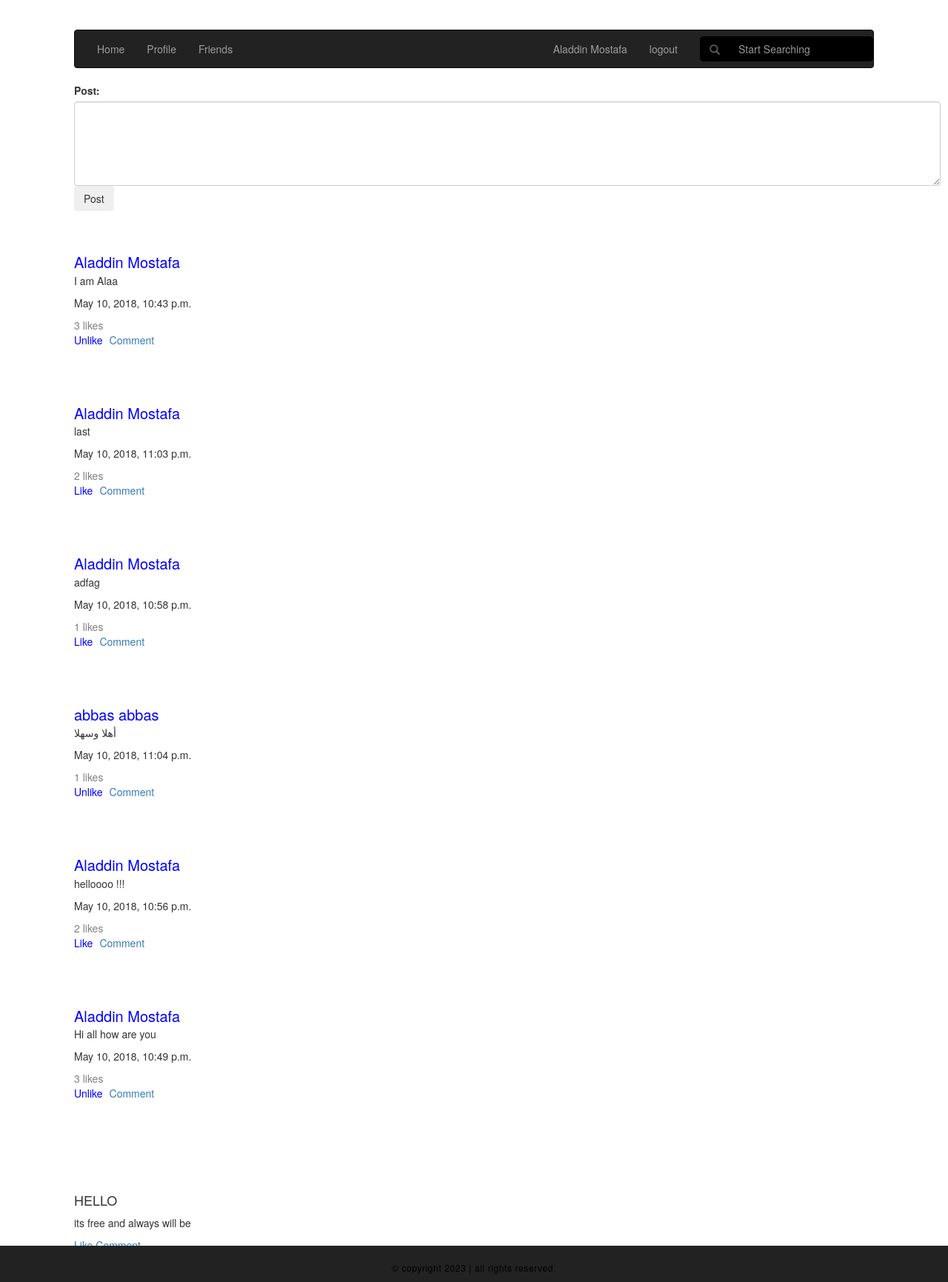
/ (signed in), run on the app's committed database.
### social_network/models.py (models this page shows)
class CustomUser(AbstractUser):
    friends = models.ManyToManyField('self')
    username = models.CharField(max_length=100, unique=True)
    password = models.CharField(max_length=100)
    email = models.CharField(max_length=100, unique=True)
    first_name = models.CharField(max_length=100)
    last_name = models.CharField(max_length=100)
    birth_date = models.CharField(max_length=10)
    gender = models.CharField(max_length=8)
    mobile_number = models.CharField(max_length=15)
    def __str__(self):
        return self.first_name + " " + self.last_name

class Mypost(models.Model):
    postbody = models.CharField(max_length=1000)
    user = models.ForeignKey(CustomUser, on_delete=models.CASCADE)
    created = models.DateTimeField(auto_now_add=True)
    updated = models.DateTimeField(auto_now=True)
    likes = models.ManyToManyField(CustomUser,related_name="my_likes")

### social_network/views.py (the view, shortened to what this page needs)
# urls.py: url(r'^$', views.Home.as_view(), name='home'),
class Home(View):
    template = 'social_network/myhome.html'
    search_template = 'social_network/test.html'
    def get(self, request):
        search = request.GET.get('search')
        if request.user.is_authenticated:
            posts = request.user.mypost_set.all()
            for user in request.user.friends.all():
                posts |= user.mypost_set.all()
            posts = sorted(posts, key=lambda instance: instance.created, reverse=True)
            return render(request, self.template, {'posts': posts})
        return render(request, self.template, {})

### social_network/templates/social_network/myhome.html (shortened to what this page needs)
<!DOCTYPE html>
<html lang="en">
<head>
<link rel="stylesheet" href="https://cdnjs.cloudflare.com/ajax/libs/font-awesome/4.7.0/css/font-awesome.min.css">
<link rel="stylesheet" href="https://maxcdn.bootstrapcdn.com/bootstrap/3.3.7/css/bootstrap.min.css">
<link rel="stylesheet" href="https://maxcdn.bootstrapcdn.com/bootstrap/3.3.7/css/bootstrap.min.css">
</head>
<body>
<nav class="navbar navbar-inverse">
  <div class="container-fluid">
    <ul class="nav navbar-nav">
      <li ><a href="/">Home</a></li>
      <li><a href="/{{user.username}}/">Profile</a></li>
      <li><a href="/{{user.username}}/friends/">Friends</a></li>
    </ul>
      <ul class="nav navbar-nav navbar-right">
          {% if user.is_authenticated %}
          <li><a href="/{{user.username}}/">{{user}}</a></li>
          <li><a href="/logout/"> logout </a></li>
          {% else %}
          <li><a href="/reg/"> Register </a></li>
          <li><a href="/login/"> Login </a></li>
          {% endif %}
      <form class="navbar-form navbar-right" method="get" action="">
        <div class="form-group" style="background-color:#333;">
        <div class="input-group" >
        <div class="input-group-addon" style="background-color:black;border-color:black;"><span class="glyphicon glyphicon-search"></span></div>
        <input type="text" name="search" class="form-control" placeholder="Start Searching" style="background-color:black;border-color:black;">
        </div>
        </div>
      </form>
            </ul>
  </div>
</nav>
<div class="container">
  <div class="row">
    <div class="card">
      <div class="form-group">
    {% if user.is_authenticated %}
<form method="post" action="">
  <label for="comment">Post:</label>
  <textarea class="form-control" rows="5" id="comment" name="postbody"></textarea>
  <button type="submit" class="btn">Post</button>
</form>
</div>
</div>
</div>
<br>
<br>
{%for post in posts%}
    <div class="row">
  <div class="card">
<div class="card-body">
  <a href="{%url 'profile' post.user.username %}" class="author">{{post.user}}</a>
  <p class="card-text">{{post.postbody}}</p>
    <p class="card-text">{{post.updated}}</p>
    <div class="form-group mx-sm-3 mb-2">
    {% if post.likes.count > 0 %}
        <form method="post" action="">
        <button type="submit" class="LikesBtn">{{post.likes.count}} likes</button>
        </form>
    {% endif %}
    {% if request.user in post.likes.all %}
    <form method="post" action="">
        <button type="submit" class="likebtn">Unlike</button>
    </form>
    {%else%}
    <form method="post" action="">
        <button type="submit" class="likebtn">Like</button>
    </form>
    {%endif%}
  <a href="#" class="card-link">Comment</a>
  </div>
    <br> <br> <br>
</div>
</div>
</div>
    {% endfor %}
    {%endif%}
<br>
<br>
<div class="row">
  <div class="card">
<div class="card-body">
  <h4 class="card-title">HELLO</h4>
  <p class="card-text">its free and always will be</p>
  <a href="#" class="card-link">Like</a>
  <a href="#" class="card-link">Comment</a>
</div>
</div>
</div>
<div class="container-fluid" id="footer">
   <div>
     <p>
       &copy; copyright 2023 | all rights reserved.
     </p>
   </div>
 </div>
</div>
</body>
</html>

### social_network/templates/social_network/myhome.html (style rules this page uses)
.likebtn { float:left; margin-right:9px; background:none!important; color:blue; border:none; padding:0!important; font: inherit; cursor: pointer; }
.LikesBtn { background:none!important; color:grey; border:none; padding:0!important; font: inherit; cursor: pointer; }
.author { background:none!important; color:blue; border:none; padding:0!important; font: inherit; font-size: 20px; cursor: pointer; }
body { margin:40px 100px; }
#footer { background: #222; border-top: 1px solid #222; margin: 0; padding: 0; width: 100%; position: fixed; left: 0; bottom: 0; text-align: center; }
#footer > div { margin: 0 auto; padding: 10px 0 10px; overflow: hidden; text-align: center; width: 100%; }
#footer div p { color: #000; display: inline-block; font-size: 12px; letter-spacing: 0.05em; margin: 0; padding: 10px 0 0; text-align: center; }

### data on the page
CustomUser: first_name+last_name "Aladdin Mostafa"
Mypost: user "Aladdin Mostafa", postbody "I am Alaa", updated "May 10, 2018, 10:43 p.m.", likes.count "3"
Mypost: user "Aladdin Mostafa", postbody "last", updated "May 10, 2018, 11:03 p.m.", likes.count "2"
Mypost: user "Aladdin Mostafa", postbody "adfag", updated "May 10, 2018, 10:58 p.m.", likes.count "1"
Mypost: user "abbas abbas", postbody "أهلا وسهلا", updated "May 10, 2018, 11:04 p.m.", likes.count "1"
Mypost: user "Aladdin Mostafa", postbody "helloooo !!!", updated "May 10, 2018, 10:56 p.m.", likes.count "2"
Mypost: user "Aladdin Mostafa", postbody "Hi all how are you", updated "May 10, 2018, 10:49 p.m.", likes.count "3"
